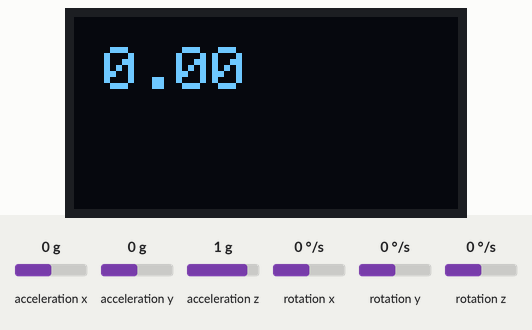
Bench run of a sketch on a simulated Arduino Uno, built with avr-gcc and run on an emulated ATmega328P. On the bench: 128×64 one-colour display. The test bench sets the inputs (shaded band); at power-on: acceleration y 0 g, acceleration z 1 g, acceleration x 0 g, rotation x 0 °/s, rotation y 0 °/s, rotation z 0 °/s. What the sketch prints to the serial monitor is not drawn.

Above: at 2.2 s.
2.3 s: acceleration y set to -1.4 g
At 3.8 s:
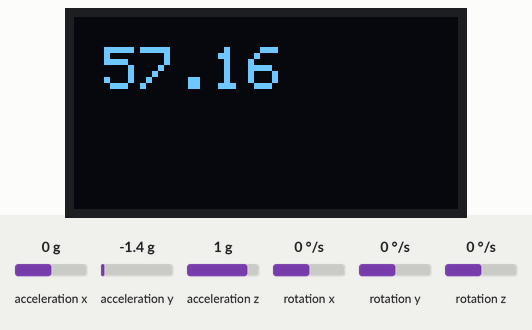
4.1 s: acceleration z set to 1.4 g
At 5.3 s:
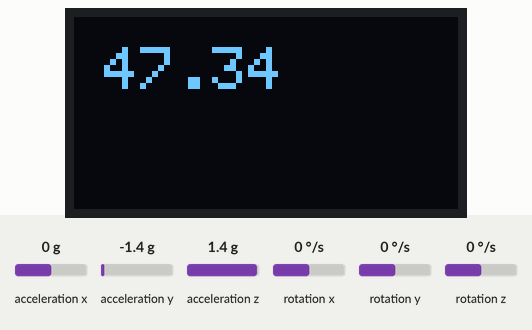
5.7 s: acceleration y set to -0.8 g
At 7.0 s:
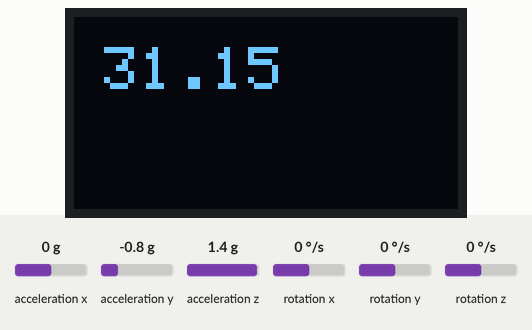
7.2 s: acceleration z set to -1.4 g
At 8.1 s:
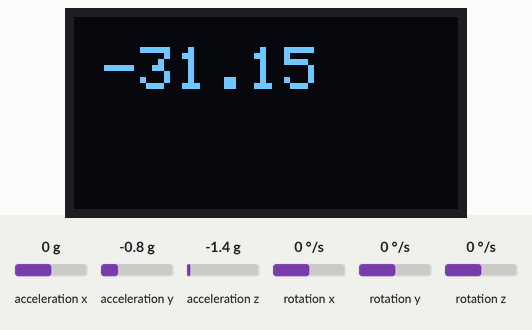
Timing chart, 0 to 10.0 s (numbered marks = the images above; inputs shaded):
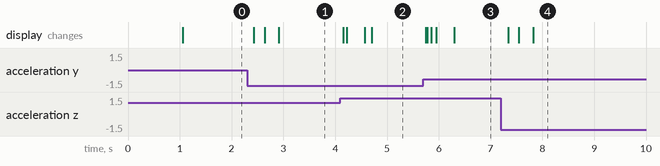

The sketch:

play.ino
```cpp
#include "Wire.h"
#include "I2Cdev.h"
#include "MPU6050.h"
#include <SPI.h>
#include <Wire.h>
#include <Adafruit_GFX.h>
#include <Adafruit_SSD1306.h>

#define SCREEN_WIDTH 128 // OLED display width, in pixels
#define SCREEN_HEIGHT 64 // OLED display height, in pixels

// Declaration for an SSD1306 display connected to I2C (SDA, SCL pins)
#define OLED_RESET    -1// Reset pin # (or -1 if sharing Arduino reset pin)
Adafruit_SSD1306 display(SCREEN_WIDTH, SCREEN_HEIGHT, &Wire, OLED_RESET);


MPU6050 accelgyro;

unsigned long now, lastTime = 0;
float dt;                                   //time

int16_t ax, ay, az, gx, gy, gz;             //Accelerometer Gyro Raw Data
float aax=0, aay=0,aaz=0, agx=0, agy=0, agz=0;    //Angle variable
long axo = 0, ayo = 0, azo = 0;             //Accelerometer offset
long gxo = 0, gyo = 0, gzo = 0;             //Gyroscope offset

float pi = 3.1415926;
float AcceRatio = 16384.0;                  //Accelerometer scaling factor

float GyroRatio = 131.0;                    //Gyro scale factor

uint8_t n_sample = 8;                       //Accelerometer Filter Algorithm Samples
float aaxs[8] = {0}, aays[8] = {0}, aazs[8] = {0};         //x,yAxis sampling queue
long aax_sum, aay_sum,aaz_sum;                      //x,yAxis sampling and

float a_x[10]={0}, a_y[10]={0},a_z[10]={0} ,g_x[10]={0} ,g_y[10]={0},g_z[10]={0}; //加速度计协方差计算队列
float Px=1, Rx, Kx, Sx, Vx, Qx;             //x Axis Kalman Variable
float Py=1, Ry, Ky, Sy, Vy, Qy;             //y Axis Kalman Variable
float Pz=1, Rz, Kz, Sz, Vz, Qz;             //z Axis Kalman Variable

void setup()
{
    Wire.begin();
     Serial.begin(115200);

  if(!display.begin(SSD1306_SWITCHCAPVCC, 0x3C)) { // Address 0x3D for 128x64
    Serial.println(F("SSD1306 allocation failed"));
    for(;;);
  }
   delay(200);

    Serial.begin(115200);
    accelgyro.initialize();                 //initialization

    unsigned short times = 200;             //Number of samples
    for(int i=0;i<times;i++)
    {
        accelgyro.getMotion6(&ax, &ay, &az, &gx, &gy, &gz); //Read six-axis raw values
        axo += ax; ayo += ay; azo += az;      //Sampling and
        gxo += gx; gyo += gy; gzo += gz;

    }

    axo /= times; ayo /= times; azo /= times; //Calculate accelerometer offset
    gxo /= times; gyo /= times; gzo /= times; //Calculating Gyro Offset
}

void loop()
{
    unsigned long now = millis();             //current time(ms)
    dt = (now - lastTime) / 1000.0;           //Differential time(s)
    lastTime = now;                           //Last sampling time(ms)

    accelgyro.getMotion6(&ax, &ay, &az, &gx, &gy, &gz); //Read six-axis raw values

    float accx = ax / AcceRatio;              //x Axis acceleration
    float accy = ay / AcceRatio;              //y Axis acceleration
    float accz = az / AcceRatio;              //z Axis acceleration

    aax = atan(accy / accz) * (-180) / pi;    //y Angle of the axis to the z axis
    aay = atan(accx / accz) * 180 / pi;       //x Angle of the axis to the z axis
    aaz = atan(accz / accy) * 180 / pi;       //z Angle of the axis to the z axis

    aax_sum = 0;                              // Sliding weighted filtering algorithm for accelerometer raw data
    aay_sum = 0;
    aaz_sum = 0;

    for(int i=1;i<n_sample;i++)
    {
        aaxs[i-1] = aaxs[i];
        aax_sum += aaxs[i] * i;
        aays[i-1] = aays[i];
        aay_sum += aays[i] * i;
        aazs[i-1] = aazs[i];
        aaz_sum += aazs[i] * i;

    }

    aaxs[n_sample-1] = aax;
    aax_sum += aax * n_sample;
    aax = (aax_sum / (11*n_sample/2.0)) * 9 / 7.0; //角度调幅至0-90°
    aays[n_sample-1] = aay;                        //此处应用实验法取得合适的系数
    aay_sum += aay * n_sample;                     //本例系数为9/7
    aay = (aay_sum / (11*n_sample/2.0)) * 9 / 7.0;
    aazs[n_sample-1] = aaz;
    aaz_sum += aaz * n_sample;
    aaz = (aaz_sum / (11*n_sample/2.0)) * 9 / 7.0;

    float gyrox = - (gx-gxo) / GyroRatio * dt; //x轴角速度
    float gyroy = - (gy-gyo) / GyroRatio * dt; //y轴角速度
    float gyroz = - (gz-gzo) / GyroRatio * dt; //z轴角速度
    agx += gyrox;                             //x轴角速度积分
    agy += gyroy;                             //x轴角速度积分
    agz += gyroz;

    /* kalman start */
    Sx = 0; Rx = 0;
    Sy = 0; Ry = 0;
    Sz = 0; Rz = 0;

    for(int i=1;i<10;i++)
    {                 //测量值平均值运算
        a_x[i-1] = a_x[i];                      //即加速度平均值
        Sx += a_x[i];
        a_y[i-1] = a_y[i];
        Sy += a_y[i];
        a_z[i-1] = a_z[i];
        Sz += a_z[i];

    }

    a_x[9] = aax;
    Sx += aax;
    Sx /= 10;                                 //x轴加速度平均值
    a_y[9] = aay;
    Sy += aay;
    Sy /= 10;                                 //y轴加速度平均值
    a_z[9] = aaz;
    Sz += aaz;
    Sz /= 10;

    for(int i=0;i<10;i++)
    {
        Rx += sq(a_x[i] - Sx);
        Ry += sq(a_y[i] - Sy);
        Rz += sq(a_z[i] - Sz);

    }

    Rx = Rx / 9;                              //得到方差
    Ry = Ry / 9;
    Rz = Rz / 9;

    Px = Px + 0.0025;                         // 0.0025在下面有说明...
    Kx = Px / (Px + Rx);                      //计算卡尔曼增益
    agx = agx + Kx * (aax - agx);             //陀螺仪角度与加速度计速度叠加
    Px = (1 - Kx) * Px;                       //更新p值

    Py = Py + 0.0025;
    Ky = Py / (Py + Ry);
    agy = agy + Ky * (aay - agy);
    Py = (1 - Ky) * Py;

    Pz = Pz + 0.0025;
    Kz = Pz / (Pz + Rz);
    agz = agz + Kz * (aaz - agz);
    Pz = (1 - Kz) * Pz;


    /* kalman end */

    //Serial.print(agx);Serial.print(" x axis ,");
    //Serial.print(agy);Serial.print(",");
    //Serial.print(agz);Serial.println();
    Serial.print(" x axis \n");Serial.print(agx);
    display.clearDisplay();

  display.setTextSize(2);
  display.setTextColor(WHITE);
  display.setCursor(10, 10);
  // Display static text
  display.println(agx);
  display.display();


}
```

Measured:
- after the input at 2.3 s, the display: first changes after 0.13 s (image 1 shows a later state)
- after the input at 4.1 s, the display: first changes after 0.06 s (image 2 shows a later state)
- after the input at 5.7 s, the display: first changes after 0.05 s (image 3 shows a later state)
- after the input at 7.2 s, the display: first changes after 0.14 s (image 4 shows a later state)
